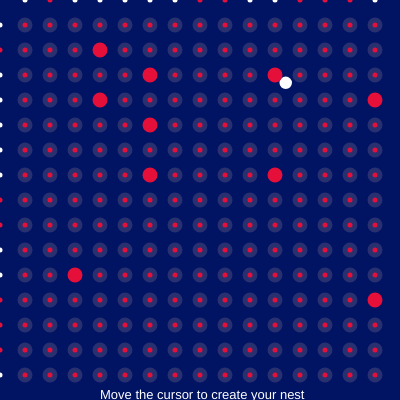
Frame 1 (no input)
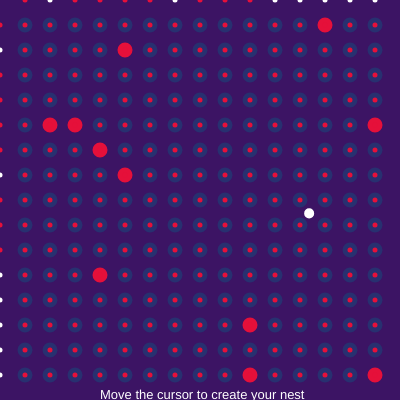
Frame 60 (no input)
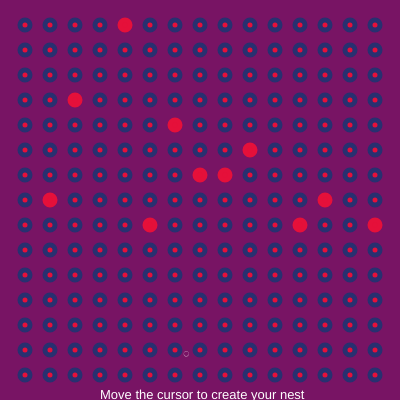
Frame 120 (the mouse pressed at the canvas centre since frame 60)

The p5.js sketch that drew these frames (run headless with seeded random() and noise() and a simulated clock; from frame 60 on, the mouse is pressed at the canvas centre):

// p5.js sketch
// ── sketch.js

var colorList = ['#ffffff',
                 '#e5103a'];
                 

function setup() {
  createCanvas(400, 400);
  
  frameRate(100);
}

function draw() {
  
    x=frameCount % 512;
    if(x<=256){
    background(x, 20, 100);
    stroke(256);
    strokeWeight(5);
    
    
  var x = random() * width;
  var y = random() * height;
  var d = random() * 10;
  
  ellipse (x,y,d);
  ellipse (x*2,y*2,d*2);
  ellipse (x*3, y*3, d*3);
  
  for(var z = 25; z < 400; z+=25)
  {
    
  var index = floor(random() * colorList.length);

  var colorHex = colorList[index];

  stroke(color(colorHex));

    line(z,mouseY,z,mouseX);
    line(mouseX,z,mouseY,z);
  }

  
  
  for(var a = 25; a < width; a+=25) {
    
    for(var b = 25; b < height; b+=25){
     
     if(random() < 0.05) {
       stroke(229, 16, 58);
        (40, 48, 112);
      }else{
        stroke(40, 48, 112);
        fill(229, 16, 58);
      }
        
      ellipse(a, b, 10);
    }
  }
  
  if(random() < 10) { 
        fill(30);
      }else{
        fill(0, 0, 255);
      }

    }
push();
  noStroke();
  fill(255);
  textSize(13);
text("Move the cursor to create your nest", 100, 399);
fill(0, 102, 153);
pop();
  }

  
